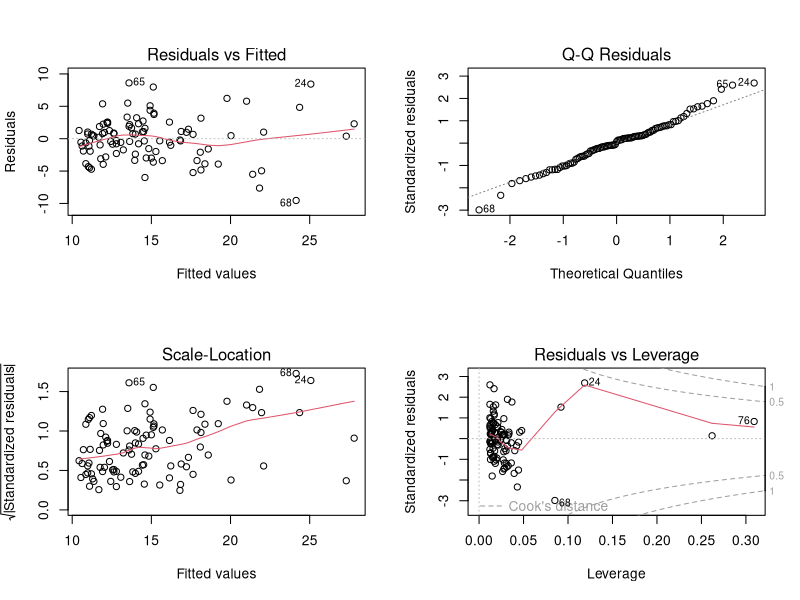

This chart was generated by the following R code: (Note: this script raises an error after producing the figure.)
## ---- chunk 1
knitr::opts_chunk$set(echo = FALSE,
                      warning = FALSE, 
                      message = FALSE)

library(readxl)
library(tidyverse)
library(ggplot2)
## ---- chunk 2
data<- read_xlsx("Datos_P2.xlsx")

data<- data %>% mutate(Sitio= as.factor(Sitio))
## ---- chunk 3
set.seed(40)
col= sample(144, 101)
datam<- data %>% slice(col)
## ---- chunk 4
set.seed(40)
Col= sample(144 ,43)
datav<- data %>% slice(Col)
## ---- chunk 5
modelo<- lm(`Altura total (m)` ~ `DAP (cm)` + I(`DAP (cm)`^2), data = datam)

a<- shapiro.test(resid(modelo))


tabla<- tibble(Modelo= "mod1", 
                Fc= broom::glance(modelo)$statistic, 
                valor.p= broom::glance(modelo)$p.value, 
                Shapiro= round(a$p.value, 4),
                R.squared= broom::glance(modelo)$r.squared,
                AIC= broom::glance(modelo)$AIC,
                RSE= broom::glance(modelo)$sigma)

par(mfrow= c(2,2))
plot(modelo)

modelo1<- lm(`Altura total (m)` ~ `DAP (cm)` + I(`DAP (cm)`^2), data = datam[-c(68, 24, 76), ])
## ---- chunk 6
modelo<- lm(log(`Altura total (m)`) ~ log(`DAP (cm)`), data = datam)

a<- shapiro.test(resid(modelo))
prueba<- broom::augment(modelo)

prueba<- prueba %>% mutate(fitted= 
                             exp(((anova(modelo)$"Mean Sq"[2])/2)+1.4690203+0.4469912*log..DAP..cm...)) %>% 
  mutate(resid= fitted - exp(log..Altura.total..m...))

#broom::tidy(modelo)

RSE <- sqrt(sum(prueba$resid^2, na.rm = TRUE)/summary(modelo)$df[2])

tabla2<- tibble(Modelo= "mod2", 
                Fc= broom::glance(modelo)$statistic, 
                valor.p= broom::glance(modelo)$p.value, 
                Shapiro= round(a$p.value, 4),
                R.squared= broom::glance(modelo)$r.squared,
                AIC= broom::glance(modelo)$AIC,
                RSE= round(RSE, 4))


ggplot(data = datam, mapping = aes(x= `DAP (cm)`, y= `Altura total (m)`)) +
  geom_point() + geom_smooth(data= prueba, mapping = aes(x= exp(log..DAP..cm...), 
                                                                         y= fitted ))
## ---- chunk 7
modelo<- lm(log(`Altura total (m)`) ~ log(`DAP (cm)`) + I((log(`DAP (cm)`))^2), data = datam)

prueba<- broom::augment(modelo)

prueba<- prueba %>% mutate(fitted= 
                             exp(((anova(modelo)$"Mean Sq"[2])/2)+1.534780445	+0.395973547	*log..DAP..cm... + 0.009502094* log..DAP..cm...^2)) %>% 
  mutate(resid= fitted - exp(log..Altura.total..m...))

RSE <- sqrt(sum(prueba$resid^2, na.rm = TRUE)/summary(modelo)$df[2])


tabla3<- tibble(Modelo= "mod3", 
                Fc= broom::glance(modelo)$statistic, 
                valor.p= broom::glance(modelo)$p.value, 
                Shapiro= "",
                R.squared= broom::glance(modelo)$r.squared,
                AIC= broom::glance(modelo)$AIC,
                RSE= round(RSE, 4))

## ---- chunk 8
start<- nls(`Altura total (m)` ~ SSmicmen(`DAP (cm)`, a, b), data = datam)

modelo<- nls(`Altura total (m)` ~ a*`DAP (cm)`/(b+`DAP (cm)`), data = datam, 
             start = list(a= 30.539 , b= 14.856)) 

tabla4<- tibble(Modelo= "mod4", 
                Fc= "", 
                valor.p= "***", 
                Shapiro= "",
                R.squared= "",
                AIC= broom::glance(modelo)$AIC,
                RSE= broom::glance(modelo)$sigma)


#broom::tidy(modelo)
#broom::glance(modelo)

ggplot(data = datam, mapping = aes(x= `DAP (cm)`, y= `Altura total (m)`)) +
  geom_point() + geom_smooth(data= broom::augment(modelo), mapping = aes(x= DAP..cm., 
                                                                         y= .fitted ))

## ---- chunk 9
knitr::kable(rbind(tabla, tabla2, tabla3, tabla4), caption = "Modelos ajustados")
## ---- chunk 10
modelo<- lm(`Altura total (m)` ~ `DAP (cm)` + I(`DAP (cm)`^2), data = datam)

ggplot(data = datam, mapping = aes(x= `DAP (cm)`, y= `Altura total (m)`)) +
  geom_point() + geom_smooth(data= broom::augment(modelo), mapping = aes(x= DAP..cm., 
                                                                         y= .fitted ))
